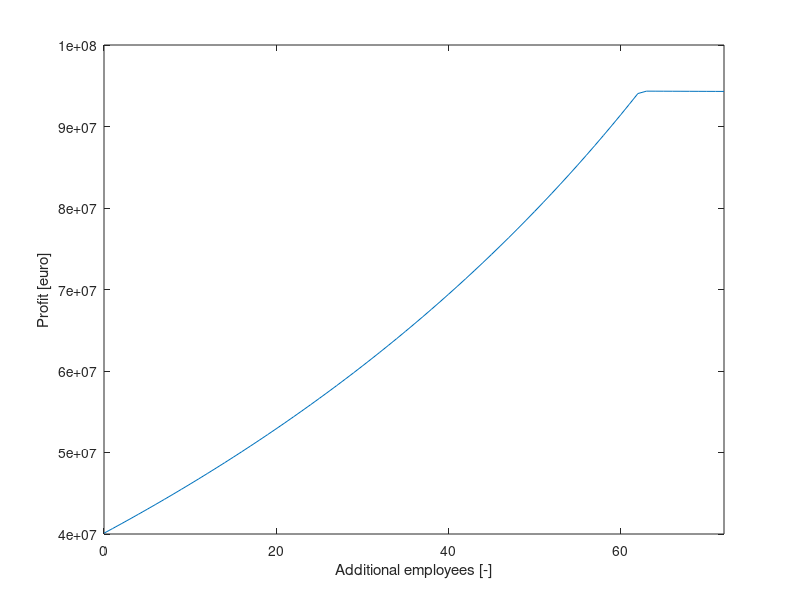

The MATLAB source for this figure:
close all
clear all
clc

% Meric, 4205558
Da1 = 5;
Da2 = 5;
Da3 = 8;

%Taeke, 4316568
Db1 = 5;
Db2 = 6;
Db3 = 8;

E_1 = Da1 + Db1;
E_2 = Da2 + Db2;
E_3 = Da3 + Db3;

% Maximum monthly Battery cell production
B = (5+E_1)*10^6;
B_R = 4E3;
B_W = 6E3;

% Employees at Edison
E = 100 + E_2; 
E_h = 160; % max working hours per employee
C_E = 3000 + 50*E_3; % Monthly salary (?) independent of hours
E_A = 0:72; % Additional workers

% Required time to produce model R and W (hours)
T = E*E_h; % ?????????????
T_R = 10;
T_W = 15;


% Storage space, produced cars ned to be stored for 1 month!
S = (15+E_3)*10^3; %available
S_R = 10;         % Required for 1 Model R
S_W = 12;         % Required for 1 Model W

% Production costs (excluding salaries)
C_R = 30000;
C_W = 45000;

% Price model R and W
P_R = 55000;
P_W = 75000;

%% question 2
c = -[(P_R-C_R), (P_W-C_W), 0, 0, 0]';
A = [B_R B_W 1 0 0;
     T_R T_W 0 1 0;
     S_R S_W 0 0 1];
b = [B T S]';
lb = [0 0 0 0 0]';
ub = [+Inf +Inf +Inf +Inf +Inf]';

x = linprog(c,[], [], A,b,lb,ub);
disp('====QUESTION 2====')
disp(x)
disp(['profit: ', num2str(-c' * x - C_E * E)]);
%% Question 3
Rmax = 1000; % maximum of R sold

c = -[(P_R-C_R), (P_W-C_W), 0, 0, 0, 0]';
A = [ B_R B_W 1 0 0 0;
        T_R T_W 0 1 0 0;
        S_R S_W 0 0 1 0;
        1   0   0 0 0 1];
b = [B T S Rmax]';
lb = [0 0 0 0 0 0]';
ub = [+Inf +Inf +Inf +Inf +Inf +Inf]';

x = linprog(c,[], [], A,b,lb,ub);

disp('====QUESTION 3====')
disp(x)
disp(['profit: ', num2str(-c' * x - C_E * E)]);
%% Question 4
% update constants
clear x

B = (8 + E_1)*10^6; % [batterycells/month] produced
S = (22 + E_3)*10^3; %[m^2] storage space

for i = E_A
    E = 100 + E_2 + i; % total amount of employees
    T_R = 10 - 1/12 * i; % new manufactoring time R
    T_W = 15 - 1/12 * i; % new manufactoring time W
    T = E * 160; % available working hours
    
    c = -[(P_R-C_R), (P_W-C_W), 0, 0, 0, 0]';
    A = [B_R B_W 1 0 0 0;
        T_R T_W 0 1 0 0;
        S_R S_W 0 0 1 0;
        1   0   0 0 0 1];
    b = [B T S Rmax]';
    lb = [0 0 0 0 0 0]';
    ub = [+Inf +Inf +Inf +Inf +Inf +Inf]';

    x(:,i+1) = linprog(c,[], [], A,b,lb,ub);
    
    profit(i+1) = -c' * x(:,end) - C_E * E;
    
end

%% results
[maxProfit, iProfit] = max(profit);
disp(['Maximum profit: ', num2str(maxProfit)]);
disp(['Number of aditional workers: ', num2str(iProfit)])
disp(x(:,iProfit));

% plot
figure('position',[500,100,1000,500])
plot(E_A, profit)
xlim([min(E_A), max(E_A)]);
xlabel('Additional employees [-]')
ylabel('Profit [euro]')
saveas(gcf, 'result', 'epsc')
